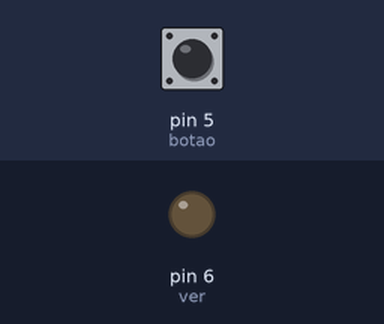
The sketch below on a simulated Arduino Uno, built with avr-gcc and run on an emulated ATmega328P. Parts: output pins drawn as LEDs (lit = HIGH). The inputs (shaded band) are chosen by the test bench; at power-on: pin 5 (botao) LOW.

Above: at 1.2 s.
1.3 s: pin 5 (botao) pulled HIGH for 0.15 s
At 1.37 s:
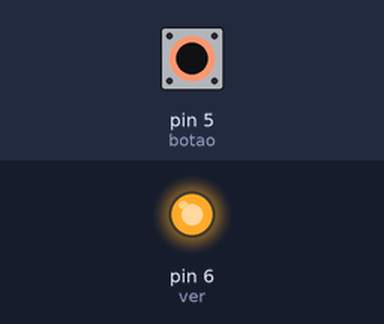
2.9 s: pin 5 (botao) pulled HIGH for 3.2 s
At 7.0 s:
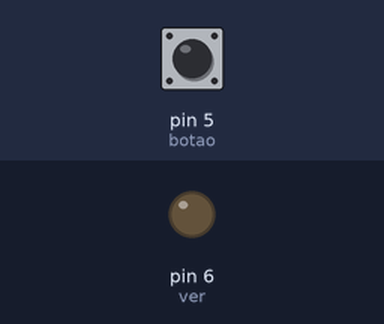
Timing chart, 0 to 8.5 s (numbered marks = the images above; inputs shaded):
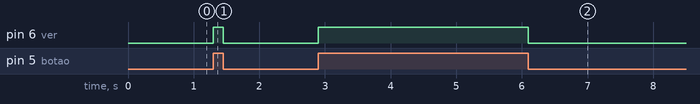

Measured:
- after the input at 1.3 s, pin 6 (ver): LOW → HIGH at once, → LOW 0.15 s later
- after the input at 2.9 s, pin 6 (ver): LOW → HIGH at once, → LOW 3.2 s later

The sketch:

aula4_261217.ino
```cpp
const int ver = 6;
const int botao = 5;
int est;


void setup() {
  // put your setup code here, to run once:
pinMode (botao,INPUT);
pinMode (ver,OUTPUT);
}

void loop() {
  // put your main code here, to run repeatedly:
est = digitalRead (botao);

if (est == HIGH) {
digitalWrite (ver,HIGH);
 }
 else{
digitalWrite (ver,LOW);
 }

}
```
